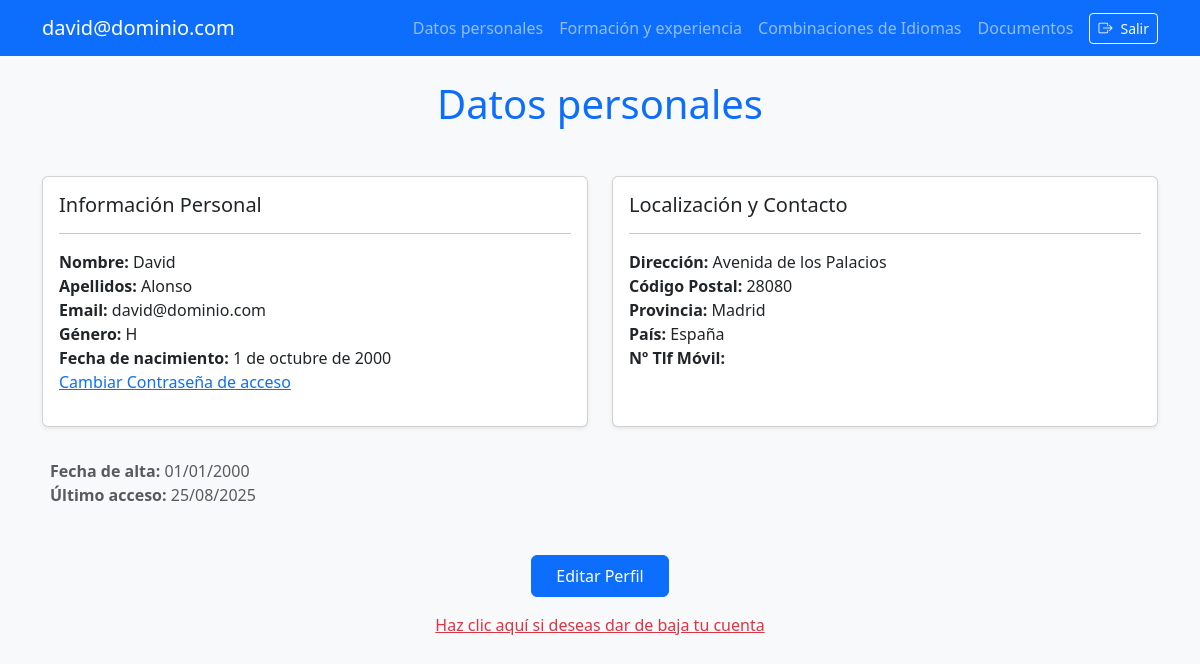
The page /personal-data/ (signed in) on the database as committed earlier.
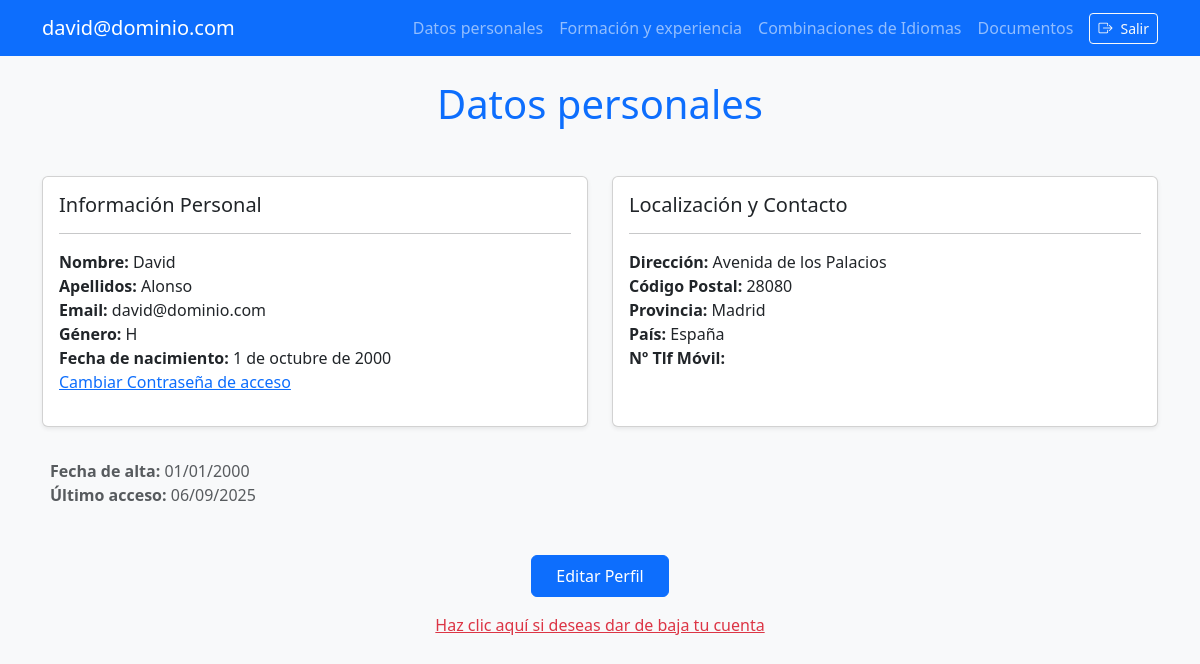
The same page on the database as committed later.
### translators/models.py (models this page shows, shortened)
class Translator(AbstractBaseUser, PermissionsMixin):
    email = models.EmailField(unique=True, verbose_name='Email')
    first_name = models.CharField(max_length=100, verbose_name='Nombre')
    last_name = models.CharField(max_length=200, verbose_name='Apellidos')
    address = models.CharField(max_length=200, verbose_name='Dirección')
    postal_code = models.IntegerField(null=True, verbose_name='Código Postal')
    province = models.CharField(max_length=25, choices=PROVINCES, verbose_name='Provincia')
    country = models.CharField(max_length=50, choices=COUNTRIES, verbose_name='País', blank=True)
    gender = models.CharField(max_length=9, choices=GENDER, verbose_name='Género', default='Otros')
    mobile_phone = models.CharField(max_length=18, blank=True, verbose_name='Nº Tlf Móvil')
    birth_date = models.DateField(null=True, blank=True, default=date(2000, 1, 1), verbose_name='Fecha de Nacimiento')
    registration_date = models.DateTimeField(null=True, blank=True, default=timezone.now, verbose_name='Fecha de registro')
    last_access = models.DateTimeField(null=True, blank=True, default=date(2000, 1, 1), verbose_name='Último acceso')
    is_active = models.BooleanField(default=True)
    is_staff = models.BooleanField(default=False)
    objects = TranslatorManager()
    USERNAME_FIELD = 'email'
    REQUIRED_FIELDS = ['first_name', 'last_name']

### translators/views.py (the view)
# urls.py: path('personal-data/', views.personal_data, name='personal_data'),
@login_required
def personal_data(request):
    translator = request.user
    return render(request, 'translators/personal-data.html', {'translator': translator})

### translators/templates/translators/personal-data.html (shortened to what this page needs)
{% extends "base.html" %}
{% block pagetitle %}Datos personales{% endblock %}
{% block content %}
<div class="row">
    <div class="col-md-6 mb-4">
        <div class="card h-100 shadow-sm">
            <div class="card-body">
                <h5 class="card-title">Información Personal</h5>
                <hr>
                <ul class="list-unstyled">
                    <li><strong>Nombre:</strong> {{ translator.first_name }}</li>
                    <li><strong>Apellidos:</strong> {{ translator.last_name }}</li>
                    <li><strong>Email:</strong> {{ translator.email }}</li>
                    <li><strong>Género:</strong> {{ translator.gender }}</li>
                    <li><strong>Fecha de nacimiento:</strong> {{ translator.birth_date }}</li>
                    <li>
                        <a href="{% url 'change_pw' %}" class="link-primary">Cambiar Contraseña de acceso</a>
                    </li>
                </ul>
            </div>
        </div>
    </div>
    <div class="col-md-6 mb-4">
        <div class="card h-100 shadow-sm">
            <div class="card-body">
                <h5 class="card-title">Localización y Contacto</h5>
                <hr>
                <ul class="list-unstyled">
                    <li><strong>Dirección:</strong> {{ translator.address }}</li>
                    <li><strong>Código Postal:</strong> {{ translator.postal_code }}</li>
                    <li><strong>Provincia:</strong> {{ translator.province }}</li>
                    <li><strong>País:</strong> {{ translator.country }}</li>
                    <li><strong>Nº Tlf Móvil:</strong> {{ translator.mobile_phone }}</li>
                </ul>
            </div>
        </div>
    </div>
</div>
<div class="bg-light p-2">
    <ul class="list-unstyled text-muted">
        <li><strong>Fecha de alta:</strong> {{ translator.registration_date|date:"d/m/Y" }}</li>
        <li><strong>Último acceso:</strong> {{ translator.last_access|date:"d/m/Y" }}</li>
    </ul>
</div>
<div class="text-center mt-4">
    <a href="{% url 'translator_edit' %}" class="btn btn-primary px-4 py-2">Editar Perfil</a>
</div>
<div class="text-center mt-3">
    <a href="{% url 'translator_account_delete' %}" class="link-danger">Haz clic aquí si deseas dar de baja tu cuenta</a>
</div>
{% endblock %}

### translators/templates/base.html (shortened to what this page needs)
<!DOCTYPE html>
<html lang="en">
<head>
    <link rel="stylesheet" href="https://cdn.jsdelivr.net/npm/bootstrap@5.3.0-alpha3/dist/css/bootstrap.min.css">
    <link rel="stylesheet" href="https://cdn.jsdelivr.net/npm/bootstrap-icons@1.10.3/font/bootstrap-icons.css">
    {% load static %}
    <link rel="stylesheet" href="{% static 'styles.css' %}">
</head>
<body>
    <nav class="navbar navbar-expand-lg navbar-dark bg-primary">
        <div class="container-fluid container-xl">
            <a class="navbar-brand fw-light" href="{% url 'dashboard' %}">{{ user.email }}</a>
            <div class="collapse navbar-collapse" id="navbarNav">
                <ul class="navbar-nav ms-auto align-items-center">
                    {% if user.is_authenticated %}
                        <li class="nav-item">
                            <a href="{% url 'personal_data' %}" class="nav-link {% if request.path == '/translators/personal-data/' %}active{% endif %}">Datos personales</a>
                        </li>
                        <li class="nav-item">
                            <a href="{% url 'professional_profile' %}" class="nav-link {% if request.path == '/translators/professional-profile/' %}active{% endif %}">Formación y experiencia</a>
                        </li>
                        <li class="nav-item">
                            <a href="{% url 'language_combinations' %}" class="nav-link {% if request.path == '/translators/language-combinations/' %}active{% endif %}">Combinaciones de Idiomas</a>
                        </li>
                        <li class="nav-item">
                            <a href="{% url 'files' %}" class="nav-link {% if request.path == '/translators/files/' %}active{% endif %}">Documentos</a>
                        </li>
                        <li class="nav-item ms-2 d-flex align-items-center">
                            <form method="post" action="{% url 'logout' %}" class="d-inline">
                                <button type="submit" class="btn btn-outline-light btn-sm" title="Cerrar sesión">
                                    <i class="bi bi-box-arrow-right me-2"></i>Salir
                                </button>
                            </form>
                        </li>
                    {% endif %}
                </ul>
            </div>
        </div>
    </nav>
    <div class="container-fluid container-xl mt-4 mb-4">
        <h1 class="mb-5 text-center text-primary">{% block pagetitle %}{% endblock %}</h1>
        {% block content %}
        {% endblock %}
    </div>
</body>
</html>

Rows that differ between the two databases and show on the page:
changed Translator "david@dominio.com": last_access "25/08/2025" → "06/09/2025"
